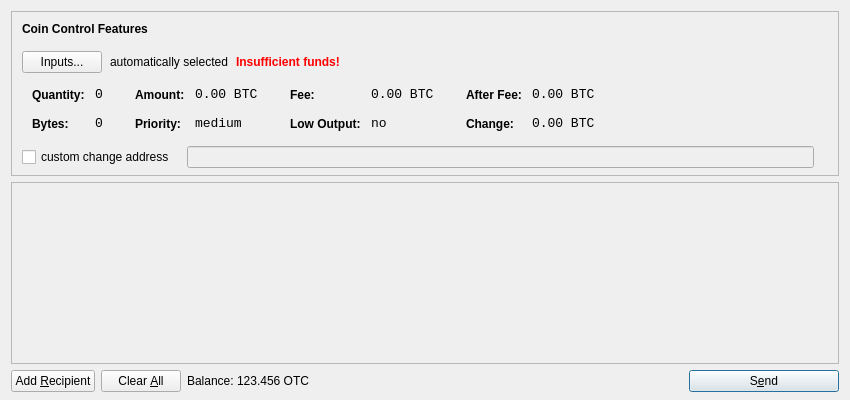
<?xml version="1.0" encoding="UTF-8"?>
<ui version="4.0">
 <class>SendCoinsDialog</class>
 <widget class="QDialog" name="SendCoinsDialog">
  <property name="geometry">
   <rect>
    <x>0</x>
    <y>0</y>
    <width>850</width>
    <height>400</height>
   </rect>
  </property>
  <property name="windowTitle">
   <string>Send Coins</string>
  </property>
  <layout class="QVBoxLayout" name="verticalLayout" stretch="0,1,0">
   <property name="bottomMargin">
    <number>8</number>
   </property>
   <item>
    <widget class="QFrame" name="frameCoinControl">
     <property name="sizePolicy">
      <sizepolicy hsizetype="Expanding" vsizetype="Expanding">
       <horstretch>0</horstretch>
       <verstretch>0</verstretch>
      </sizepolicy>
     </property>
     <property name="maximumSize">
      <size>
       <width>16777215</width>
       <height>16777215</height>
      </size>
     </property>
     <property name="frameShape">
      <enum>QFrame::StyledPanel</enum>
     </property>
     <property name="frameShadow">
      <enum>QFrame::Sunken</enum>
     </property>
     <layout class="QVBoxLayout" name="verticalLayoutCoinControl2">
      <property name="spacing">
       <number>-1</number>
      </property>
      <property name="leftMargin">
       <number>0</number>
      </property>
      <property name="topMargin">
       <number>0</number>
      </property>
      <property name="rightMargin">
       <number>0</number>
      </property>
      <property name="bottomMargin">
       <number>6</number>
      </property>
      <item>
       <layout class="QVBoxLayout" name="verticalLayoutCoinControl" stretch="0,0,0,0,1">
        <property name="spacing">
         <number>0</number>
        </property>
        <property name="leftMargin">
         <number>10</number>
        </property>
        <property name="topMargin">
         <number>10</number>
        </property>
        <item>
         <layout class="QHBoxLayout" name="horizontalLayoutCoinControl1">
          <property name="bottomMargin">
           <number>15</number>
          </property>
          <item>
           <widget class="QLabel" name="labelCoinControlFeatures">
            <property name="sizePolicy">
             <sizepolicy hsizetype="Preferred" vsizetype="Maximum">
              <horstretch>0</horstretch>
              <verstretch>0</verstretch>
             </sizepolicy>
            </property>
            <property name="font">
             <font>
              <weight>75</weight>
              <bold>true</bold>
             </font>
            </property>
            <property name="styleSheet">
             <string notr="true">font-weight:bold;</string>
            </property>
            <property name="text">
             <string>Coin Control Features</string>
            </property>
           </widget>
          </item>
         </layout>
        </item>
        <item>
         <layout class="QHBoxLayout" name="horizontalLayoutCoinControl2" stretch="0,0,0,0">
          <property name="spacing">
           <number>8</number>
          </property>
          <property name="bottomMargin">
           <number>10</number>
          </property>
          <item>
           <widget class="QPushButton" name="pushButtonCoinControl">
            <property name="styleSheet">
             <string notr="true"/>
            </property>
            <property name="text">
             <string>Inputs...</string>
            </property>
           </widget>
          </item>
          <item>
           <widget class="QLabel" name="labelCoinControlAutomaticallySelected">
            <property name="text">
             <string>automatically selected</string>
            </property>
            <property name="margin">
             <number>5</number>
            </property>
           </widget>
          </item>
          <item>
           <widget class="QLabel" name="labelCoinControlInsuffFunds">
            <property name="font">
             <font>
              <weight>75</weight>
              <bold>true</bold>
             </font>
            </property>
            <property name="styleSheet">
             <string notr="true">color:red;font-weight:bold;</string>
            </property>
            <property name="text">
             <string>Insufficient funds!</string>
            </property>
            <property name="margin">
             <number>5</number>
            </property>
           </widget>
          </item>
          <item>
           <spacer name="horizontalSpacerCoinControl">
            <property name="orientation">
             <enum>Qt::Horizontal</enum>
            </property>
            <property name="sizeHint" stdset="0">
             <size>
              <width>40</width>
              <height>1</height>
             </size>
            </property>
           </spacer>
          </item>
         </layout>
        </item>
        <item>
         <widget class="QWidget" name="widgetCoinControl" native="true">
          <property name="sizePolicy">
           <sizepolicy hsizetype="Preferred" vsizetype="Preferred">
            <horstretch>0</horstretch>
            <verstretch>0</verstretch>
           </sizepolicy>
          </property>
          <property name="minimumSize">
           <size>
            <width>0</width>
            <height>0</height>
           </size>
          </property>
          <property name="styleSheet">
           <string notr="true"/>
          </property>
          <layout class="QHBoxLayout" name="horizontalLayoutCoinControl5">
           <property name="margin">
            <number>0</number>
           </property>
           <item>
            <layout class="QHBoxLayout" name="horizontalLayoutCoinControl3" stretch="0,0,0,1">
             <property name="spacing">
              <number>20</number>
             </property>
             <property name="topMargin">
              <number>0</number>
             </property>
             <property name="bottomMargin">
              <number>10</number>
             </property>
             <item>
              <layout class="QFormLayout" name="formLayoutCoinControl1">
               <property name="horizontalSpacing">
                <number>10</number>
               </property>
               <property name="verticalSpacing">
                <number>14</number>
               </property>
               <property name="leftMargin">
                <number>10</number>
               </property>
               <property name="topMargin">
                <number>4</number>
               </property>
               <property name="rightMargin">
                <number>6</number>
               </property>
               <item row="0" column="0">
                <widget class="QLabel" name="labelCoinControlQuantityText">
                 <property name="styleSheet">
                  <string notr="true">font-weight:bold;</string>
                 </property>
                 <property name="text">
                  <string>Quantity:</string>
                 </property>
                 <property name="margin">
                  <number>0</number>
                 </property>
                </widget>
               </item>
               <item row="0" column="1">
                <widget class="QLabel" name="labelCoinControlQuantity">
                 <property name="font">
                  <font>
                   <family>Monospace</family>
                   <pointsize>10</pointsize>
                  </font>
                 </property>
                 <property name="cursor">
                  <cursorShape>IBeamCursor</cursorShape>
                 </property>
                 <property name="contextMenuPolicy">
                  <enum>Qt::ActionsContextMenu</enum>
                 </property>
                 <property name="text">
                  <string notr="true">0</string>
                 </property>
                 <property name="margin">
                  <number>0</number>
                 </property>
                 <property name="textInteractionFlags">
                  <set>Qt::LinksAccessibleByMouse|Qt::TextSelectableByKeyboard|Qt::TextSelectableByMouse</set>
                 </property>
                </widget>
               </item>
               <item row="1" column="0">
                <widget class="QLabel" name="labelCoinControlBytesText">
                 <property name="styleSheet">
                  <string notr="true">font-weight:bold;</string>
                 </property>
                 <property name="text">
                  <string>Bytes:</string>
                 </property>
                </widget>
               </item>
               <item row="1" column="1">
                <widget class="QLabel" name="labelCoinControlBytes">
                 <property name="font">
                  <font>
                   <family>Monospace</family>
                   <pointsize>10</pointsize>
                  </font>
                 </property>
                 <property name="cursor">
                  <cursorShape>IBeamCursor</cursorShape>
                 </property>
                 <property name="contextMenuPolicy">
                  <enum>Qt::ActionsContextMenu</enum>
                 </property>
                 <property name="text">
                  <string notr="true">0</string>
                 </property>
                 <property name="textInteractionFlags">
                  <set>Qt::LinksAccessibleByMouse|Qt::TextSelectableByKeyboard|Qt::TextSelectableByMouse</set>
                 </property>
                </widget>
               </item>
              </layout>
             </item>
             <item>
              <layout class="QFormLayout" name="formLayoutCoinControl2">
               <property name="horizontalSpacing">
                <number>10</number>
               </property>
               <property name="verticalSpacing">
                <number>14</number>
               </property>
               <property name="leftMargin">
                <number>6</number>
               </property>
               <property name="topMargin">
                <number>4</number>
               </property>
               <property name="rightMargin">
                <number>6</number>
               </property>
               <item row="0" column="0">
                <widget class="QLabel" name="labelCoinControlAmountText">
                 <property name="styleSheet">
                  <string notr="true">font-weight:bold;</string>
                 </property>
                 <property name="text">
                  <string>Amount:</string>
                 </property>
                 <property name="margin">
                  <number>0</number>
                 </property>
                </widget>
               </item>
               <item row="0" column="1">
                <widget class="QLabel" name="labelCoinControlAmount">
                 <property name="font">
                  <font>
                   <family>Monospace</family>
                   <pointsize>10</pointsize>
                  </font>
                 </property>
                 <property name="cursor">
                  <cursorShape>IBeamCursor</cursorShape>
                 </property>
                 <property name="contextMenuPolicy">
                  <enum>Qt::ActionsContextMenu</enum>
                 </property>
                 <property name="text">
                  <string notr="true">0.00 BTC</string>
                 </property>
                 <property name="textInteractionFlags">
                  <set>Qt::LinksAccessibleByMouse|Qt::TextSelectableByKeyboard|Qt::TextSelectableByMouse</set>
                 </property>
                </widget>
               </item>
               <item row="1" column="0">
                <widget class="QLabel" name="labelCoinControlPriorityText">
                 <property name="styleSheet">
                  <string notr="true">font-weight:bold;</string>
                 </property>
                 <property name="text">
                  <string>Priority:</string>
                 </property>
                </widget>
               </item>
               <item row="1" column="1">
                <widget class="QLabel" name="labelCoinControlPriority">
                 <property name="font">
                  <font>
                   <family>Monospace</family>
                   <pointsize>10</pointsize>
                  </font>
                 </property>
                 <property name="cursor">
                  <cursorShape>IBeamCursor</cursorShape>
                 </property>
                 <property name="contextMenuPolicy">
                  <enum>Qt::ActionsContextMenu</enum>
                 </property>
                 <property name="text">
                  <string>medium</string>
                 </property>
                 <property name="textInteractionFlags">
                  <set>Qt::LinksAccessibleByMouse|Qt::TextSelectableByKeyboard|Qt::TextSelectableByMouse</set>
                 </property>
                </widget>
               </item>
              </layout>
             </item>
             <item>
              <layout class="QFormLayout" name="formLayoutCoinControl3">
               <property name="horizontalSpacing">
                <number>10</number>
               </property>
               <property name="verticalSpacing">
                <number>14</number>
               </property>
               <property name="leftMargin">
                <number>6</number>
               </property>
               <property name="topMargin">
                <number>4</number>
               </property>
               <property name="rightMargin">
                <number>6</number>
               </property>
               <item row="0" column="0">
                <widget class="QLabel" name="labelCoinControlFeeText">
                 <property name="styleSheet">
                  <string notr="true">font-weight:bold;</string>
                 </property>
                 <property name="text">
                  <string>Fee:</string>
                 </property>
                 <property name="margin">
                  <number>0</number>
                 </property>
                </widget>
               </item>
               <item row="0" column="1">
                <widget class="QLabel" name="labelCoinControlFee">
                 <property name="font">
                  <font>
                   <family>Monospace</family>
                   <pointsize>10</pointsize>
                  </font>
                 </property>
                 <property name="cursor">
                  <cursorShape>IBeamCursor</cursorShape>
                 </property>
                 <property name="contextMenuPolicy">
                  <enum>Qt::ActionsContextMenu</enum>
                 </property>
                 <property name="text">
                  <string notr="true">0.00 BTC</string>
                 </property>
                 <property name="textInteractionFlags">
                  <set>Qt::LinksAccessibleByMouse|Qt::TextSelectableByKeyboard|Qt::TextSelectableByMouse</set>
                 </property>
                </widget>
               </item>
               <item row="1" column="0">
                <widget class="QLabel" name="labelCoinControlLowOutputText">
                 <property name="styleSheet">
                  <string notr="true">font-weight:bold;</string>
                 </property>
                 <property name="text">
                  <string>Low Output:</string>
                 </property>
                </widget>
               </item>
               <item row="1" column="1">
                <widget class="QLabel" name="labelCoinControlLowOutput">
                 <property name="font">
                  <font>
                   <family>Monospace</family>
                   <pointsize>10</pointsize>
                  </font>
                 </property>
                 <property name="cursor">
                  <cursorShape>IBeamCursor</cursorShape>
                 </property>
                 <property name="contextMenuPolicy">
                  <enum>Qt::ActionsContextMenu</enum>
                 </property>
                 <property name="text">
                  <string>no</string>
                 </property>
                 <property name="textInteractionFlags">
                  <set>Qt::LinksAccessibleByMouse|Qt::TextSelectableByKeyboard|Qt::TextSelectableByMouse</set>
                 </property>
                </widget>
               </item>
              </layout>
             </item>
             <item>
              <layout class="QFormLayout" name="formLayoutCoinControl4">
               <property name="horizontalSpacing">
                <number>10</number>
               </property>
               <property name="verticalSpacing">
                <number>14</number>
               </property>
               <property name="leftMargin">
                <number>6</number>
               </property>
               <property name="topMargin">
                <number>4</number>
               </property>
               <property name="rightMargin">
                <number>6</number>
               </property>
               <item row="0" column="0">
                <widget class="QLabel" name="labelCoinControlAfterFeeText">
                 <property name="styleSheet">
                  <string notr="true">font-weight:bold;</string>
                 </property>
                 <property name="text">
                  <string>After Fee:</string>
                 </property>
                 <property name="margin">
                  <number>0</number>
                 </property>
                </widget>
               </item>
               <item row="0" column="1">
                <widget class="QLabel" name="labelCoinControlAfterFee">
                 <property name="font">
                  <font>
                   <family>Monospace</family>
                   <pointsize>10</pointsize>
                  </font>
                 </property>
                 <property name="cursor">
                  <cursorShape>IBeamCursor</cursorShape>
                 </property>
                 <property name="contextMenuPolicy">
                  <enum>Qt::ActionsContextMenu</enum>
                 </property>
                 <property name="text">
                  <string notr="true">0.00 BTC</string>
                 </property>
                 <property name="textInteractionFlags">
                  <set>Qt::LinksAccessibleByMouse|Qt::TextSelectableByKeyboard|Qt::TextSelectableByMouse</set>
                 </property>
                </widget>
               </item>
               <item row="1" column="0">
                <widget class="QLabel" name="labelCoinControlChangeText">
                 <property name="styleSheet">
                  <string notr="true">font-weight:bold;</string>
                 </property>
                 <property name="text">
                  <string>Change:</string>
                 </property>
                </widget>
               </item>
               <item row="1" column="1">
                <widget class="QLabel" name="labelCoinControlChange">
                 <property name="font">
                  <font>
                   <family>Monospace</family>
                   <pointsize>10</pointsize>
                  </font>
                 </property>
                 <property name="cursor">
                  <cursorShape>IBeamCursor</cursorShape>
                 </property>
                 <property name="contextMenuPolicy">
                  <enum>Qt::ActionsContextMenu</enum>
                 </property>
                 <property name="text">
                  <string notr="true">0.00 BTC</string>
                 </property>
                 <property name="textInteractionFlags">
                  <set>Qt::LinksAccessibleByMouse|Qt::TextSelectableByKeyboard|Qt::TextSelectableByMouse</set>
                 </property>
                </widget>
               </item>
              </layout>
             </item>
            </layout>
           </item>
          </layout>
         </widget>
        </item>
        <item>
         <layout class="QHBoxLayout" name="horizontalLayoutCoinControl4" stretch="0,0,0">
          <property name="spacing">
           <number>12</number>
          </property>
          <property name="sizeConstraint">
           <enum>QLayout::SetDefaultConstraint</enum>
          </property>
          <property name="topMargin">
           <number>5</number>
          </property>
          <property name="rightMargin">
           <number>5</number>
          </property>
          <item>
           <widget class="QCheckBox" name="checkBoxCoinControlChange">
            <property name="text">
             <string>custom change address</string>
            </property>
           </widget>
          </item>
          <item>
           <widget class="QLineEdit" name="lineEditCoinControlChange">
            <property name="enabled">
             <bool>false</bool>
            </property>
            <property name="sizePolicy">
             <sizepolicy hsizetype="Expanding" vsizetype="Fixed">
              <horstretch>0</horstretch>
              <verstretch>0</verstretch>
             </sizepolicy>
            </property>
           </widget>
          </item>
          <item>
           <widget class="QLabel" name="labelCoinControlChangeLabel">
            <property name="sizePolicy">
             <sizepolicy hsizetype="Preferred" vsizetype="Expanding">
              <horstretch>0</horstretch>
              <verstretch>0</verstretch>
             </sizepolicy>
            </property>
            <property name="minimumSize">
             <size>
              <width>0</width>
              <height>0</height>
             </size>
            </property>
            <property name="text">
             <string/>
            </property>
            <property name="margin">
             <number>3</number>
            </property>
           </widget>
          </item>
         </layout>
        </item>
        <item>
         <spacer name="verticalSpacerCoinControl">
          <property name="orientation">
           <enum>Qt::Vertical</enum>
          </property>
          <property name="sizeHint" stdset="0">
           <size>
            <width>800</width>
            <height>1</height>
           </size>
          </property>
         </spacer>
        </item>
       </layout>
      </item>
     </layout>
    </widget>
   </item>
   <item>
    <widget class="QScrollArea" name="scrollArea">
     <property name="widgetResizable">
      <bool>true</bool>
     </property>
     <widget class="QWidget" name="scrollAreaWidgetContents">
      <property name="geometry">
       <rect>
        <x>0</x>
        <y>0</y>
        <width>830</width>
        <height>165</height>
       </rect>
      </property>
      <layout class="QVBoxLayout" name="verticalLayout_2">
       <property name="margin">
        <number>0</number>
       </property>
       <item>
        <layout class="QVBoxLayout" name="entries">
         <property name="spacing">
          <number>6</number>
         </property>
        </layout>
       </item>
       <item>
        <spacer name="verticalSpacer">
         <property name="orientation">
          <enum>Qt::Vertical</enum>
         </property>
         <property name="sizeHint" stdset="0">
          <size>
           <width>20</width>
           <height>40</height>
          </size>
         </property>
        </spacer>
       </item>
      </layout>
     </widget>
    </widget>
   </item>
   <item>
    <layout class="QHBoxLayout" name="horizontalLayout">
     <item>
      <widget class="QPushButton" name="addButton">
       <property name="toolTip">
        <string>Send to multiple recipients at once</string>
       </property>
       <property name="text">
        <string>Add &amp;Recipient</string>
       </property>
       <property name="icon">
        <iconset resource="../bitcoin.qrc">
         <normaloff>:/icons/add</normaloff>:/icons/add</iconset>
       </property>
       <property name="autoDefault">
        <bool>false</bool>
       </property>
      </widget>
     </item>
     <item>
      <widget class="QPushButton" name="clearButton">
       <property name="sizePolicy">
        <sizepolicy hsizetype="Minimum" vsizetype="Fixed">
         <horstretch>0</horstretch>
         <verstretch>0</verstretch>
        </sizepolicy>
       </property>
       <property name="toolTip">
        <string>Remove all transaction fields</string>
       </property>
       <property name="text">
        <string>Clear &amp;All</string>
       </property>
       <property name="icon">
        <iconset resource="../bitcoin.qrc">
         <normaloff>:/icons/remove</normaloff>:/icons/remove</iconset>
       </property>
       <property name="autoRepeatDelay">
        <number>300</number>
       </property>
       <property name="autoDefault">
        <bool>false</bool>
       </property>
      </widget>
     </item>
     <item>
      <layout class="QHBoxLayout" name="horizontalLayout_2">
       <property name="spacing">
        <number>3</number>
       </property>
       <item>
        <widget class="QLabel" name="label">
         <property name="text">
          <string>Balance:</string>
         </property>
        </widget>
       </item>
       <item>
        <widget class="QLabel" name="labelBalance">
         <property name="cursor">
          <cursorShape>IBeamCursor</cursorShape>
         </property>
         <property name="text">
          <string>123.456 OTC</string>
         </property>
         <property name="textInteractionFlags">
          <set>Qt::LinksAccessibleByMouse|Qt::TextSelectableByKeyboard|Qt::TextSelectableByMouse</set>
         </property>
        </widget>
       </item>
      </layout>
     </item>
     <item>
      <spacer name="horizontalSpacer">
       <property name="orientation">
        <enum>Qt::Horizontal</enum>
       </property>
       <property name="sizeHint" stdset="0">
        <size>
         <width>40</width>
         <height>20</height>
        </size>
       </property>
      </spacer>
     </item>
     <item>
      <widget class="QPushButton" name="sendButton">
       <property name="minimumSize">
        <size>
         <width>150</width>
         <height>0</height>
        </size>
       </property>
       <property name="toolTip">
        <string>Confirm the send action</string>
       </property>
       <property name="text">
        <string>S&amp;end</string>
       </property>
       <property name="icon">
        <iconset resource="../bitcoin.qrc">
         <normaloff>:/icons/send</normaloff>:/icons/send</iconset>
       </property>
       <property name="default">
        <bool>true</bool>
       </property>
      </widget>
     </item>
    </layout>
   </item>
  </layout>
 </widget>
 <resources>
  <include location="../bitcoin.qrc"/>
 </resources>
 <connections/>
</ui>
